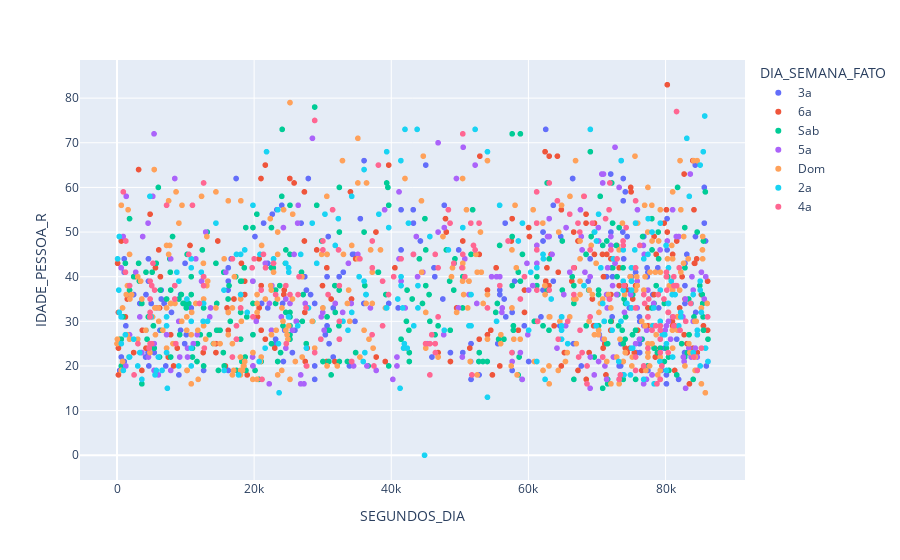

Notebook code cell kept with this figure:
### Code cell
dfClean.DIA_SEMANA_FATO = dfClean.DIA_SEMANA_FATO.astype(str).map({'0':'2a','1':'3a','2':'4a','3':'5a','4':'6a','5':'Sab','6':'Dom'})
fig = px.scatter(dfClean, x="SEGUNDOS_DIA", y="IDADE_PESSOA_R",color='DIA_SEMANA_FATO')
fig.show()

### Figure 1 — Plotly figure (JSON) as saved in the notebook; plotly's stock layout.template omitted (floating-point values rounded to 4 significant figures; data arrays with more than 128 entries replaced by an {"elided": "..."} marker saying what was removed)
{"data": [{"hovertemplate": "DIA_SEMANA_FATO=3a<br>SEGUNDOS_DIA=%{x}<br>IDADE_PESSOA_R=%{y}<extra></extra>", "legendgroup": "3a", "marker": {"color": "#636efa", "symbol": "circle"}, "mode": "markers", "name": "3a", "showlegend": true, "type": "scattergl", "x": {"elided": "201 int values"}, "xaxis": "x", "y": {"elided": "201 int values"}, "yaxis": "y"}, {"hovertemplate": "DIA_SEMANA_FATO=6a<br>SEGUNDOS_DIA=%{x}<br>IDADE_PESSOA_R=%{y}<extra></extra>", "legendgroup": "6a", "marker": {"color": "#EF553B", "symbol": "circle"}, "mode": "markers", "name": "6a", "showlegend": true, "type": "scattergl", "x": {"elided": "206 int values"}, "xaxis": "x", "y": {"elided": "206 int values"}, "yaxis": "y"}, {"hovertemplate": "DIA_SEMANA_FATO=Sab<br>SEGUNDOS_DIA=%{x}<br>IDADE_PESSOA_R=%{y}<extra></extra>", "legendgroup": "Sab", "marker": {"color": "#00cc96", "symbol": "circle"}, "mode": "markers", "name": "Sab", "showlegend": true, "type": "scattergl", "x": {"elided": "300 int values"}, "xaxis": "x", "y": {"elided": "300 int values"}, "yaxis": "y"}, {"hovertemplate": "DIA_SEMANA_FATO=5a<br>SEGUNDOS_DIA=%{x}<br>IDADE_PESSOA_R=%{y}<extra></extra>", "legendgroup": "5a", "marker": {"color": "#ab63fa", "symbol": "circle"}, "mode": "markers", "name": "5a", "showlegend": true, "type": "scattergl", "x": {"elided": "204 int values"}, "xaxis": "x", "y": {"elided": "204 int values"}, "yaxis": "y"}, {"hovertemplate": "DIA_SEMANA_FATO=Dom<br>SEGUNDOS_DIA=%{x}<br>IDADE_PESSOA_R=%{y}<extra></extra>", "legendgroup": "Dom", "marker": {"color": "#FFA15A", "symbol": "circle"}, "mode": "markers", "name": "Dom", "showlegend": true, "type": "scattergl", "x": {"elided": "325 int values"}, "xaxis": "x", "y": {"elided": "325 int values"}, "yaxis": "y"}, {"hovertemplate": "DIA_SEMANA_FATO=2a<br>SEGUNDOS_DIA=%{x}<br>IDADE_PESSOA_R=%{y}<extra></extra>", "legendgroup": "2a", "marker": {"color": "#19d3f3", "symbol": "circle"}, "mode": "markers", "name": "2a", "showlegend": true, "type": "scattergl", "x": {"elided": "211 int values"}, "xaxis": "x", "y": {"elided": "211 int values"}, "yaxis": "y"}, {"hovertemplate": "DIA_SEMANA_FATO=4a<br>SEGUNDOS_DIA=%{x}<br>IDADE_PESSOA_R=%{y}<extra></extra>", "legendgroup": "4a", "marker": {"color": "#FF6692", "symbol": "circle"}, "mode": "markers", "name": "4a", "showlegend": true, "type": "scattergl", "x": {"elided": "191 int values"}, "xaxis": "x", "y": {"elided": "191 int values"}, "yaxis": "y"}], "layout": {"legend": {"title": {"text": "DIA_SEMANA_FATO"}, "tracegroupgap": 0}, "margin": {"t": 60}, "xaxis": {"anchor": "y", "domain": [0, 1], "title": {"text": "SEGUNDOS_DIA"}}, "yaxis": {"anchor": "x", "domain": [0, 1], "title": {"text": "IDADE_PESSOA_R"}}}}
